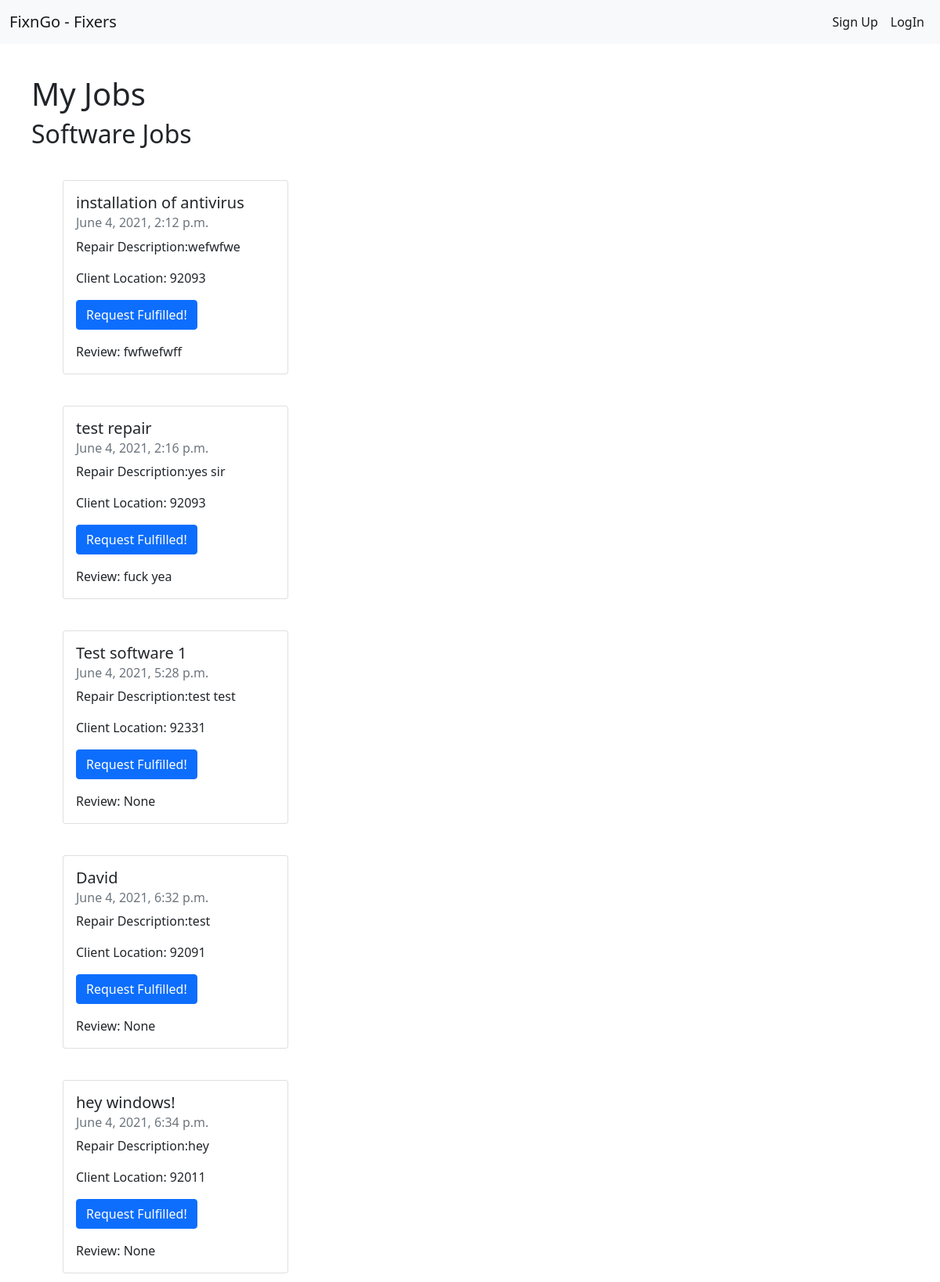
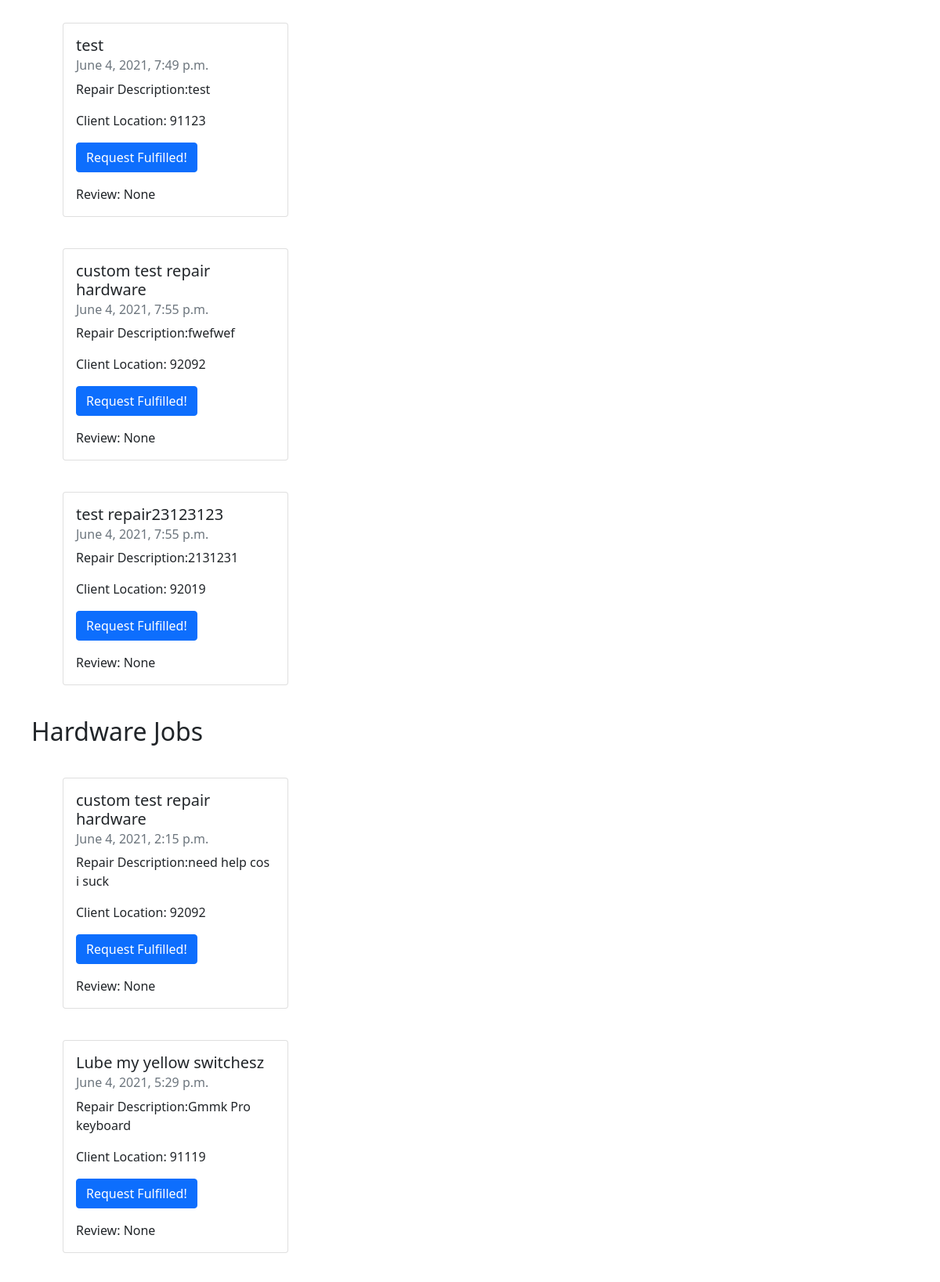
Screenshot of /jobs/ (upper part) with the database file from the repository (2 pictures, top to bottom).
### fixngo/models.py (models this page shows, shortened)
class s_RepairRequest(models.Model):
    Macos = 'MacOS'
    windows = 'windows'
    linux = 'linux'
    types = [
        (Macos, 'MacOS'),
        (windows, 'Windows'),
        (linux, 'Linux')
    ]
    repair_name = models.CharField(max_length=50)
    Customer = models.ForeignKey(User, on_delete=CASCADE)
    description = models.TextField(max_length=200, blank = True)
    pub_date = models.DateTimeField('Date Created')
    is_taken = models.BooleanField(default=False, null=True)
    is_Fixed = models.BooleanField(default=False, null=True)
    review = models.CharField(max_length=50, default="None")
    operating_system = models.CharField(
        max_length=15,
        choices = types,
        default = windows
    )
    customer_postalCode = models.IntegerField()
    class Meta:
        verbose_name = ('Software Repair Request')
        verbose_name_plural = ('Software Repair Requests')

class h_RepairRequest(models.Model):
    repair_name = models.CharField(max_length=50)
    Customer = models.ForeignKey(User, on_delete=CASCADE)
    description = models.TextField(max_length=200, blank = True)
    device = models.CharField(max_length=50)
    pub_date = models.DateTimeField('Date Created')
    is_taken = models.BooleanField(default=False, null=True)
    is_Fixed = models.BooleanField(default=False, null=True)
    review = models.CharField(max_length=50, default="None")
    customer_postalCode = models.IntegerField()
    class Meta:
        verbose_name = ('Hardware Repair Request')
        verbose_name_plural = ('Hardware Repair Requests')

### Fixers/views.py (the view)
# urls.py: path('jobs/', views.jobs, name='job list'),
def jobs(request):
    s = s_RepairRequest.objects.filter(is_taken = True)
    h = h_RepairRequest.objects.filter(is_taken = True)
    return render(request, 'Fixers/jobs.html', {'software': s, 'hardware': h})

### Fixers/templates/Fixers/jobs.html
{% extends 'Fixers/base.html' %}
{% block content %}
<main style="margin: 5vh;">
    <h1>My Jobs</h1>
    <section class="software">
        {%if software%}
        <h2>Software Jobs</h2>
        {% for request in software %}
        <div class="card" style="width: 18rem; margin: 5vh;">
            <div class="card-body">
            <h5 class="card-title">{{request.repair_name}}</h5>
            <h6 class="card-subtitle mb-2 text-muted">{{request.pub_date}}</h6>
            <p class="card-text">Repair Description:{{request.description}}</p>
            <p class="card-text">Client Location: {{request.customer_postalCode}}</p>
            {% if request.is_Fixed%}
            <p class="btn btn-primary">Request Fulfilled!</p>
            <p class="card-text">Review: {{request.review}}</p>
            {% else %}
            <a href="/finishSoftJob/{{request.id}}" class="btn btn-primary">List as done</a>
            {% endif %}
            </div>
        </div>
        {% endfor %}
        {% endif %}
    </section>
    <section class="hardware">
        {%if hardware%}
        <h2>Hardware Jobs</h2>
        {% for request in hardware %}
        <div class="card" style="width: 18rem; margin: 5vh;">
            <div class="card-body">
            <h5 class="card-title">{{request.repair_name}}</h5>
            <h6 class="card-subtitle mb-2 text-muted">{{request.pub_date}}</h6>
            <p class="card-text">Repair Description:{{request.description}}</p>
            <p class="card-text">Client Location: {{request.customer_postalCode}}</p>
            {% if request.is_Fixed%}
            <p class="btn btn-primary">Request Fulfilled!</p>
            <p class="card-text">Review: {{request.review}}</p>
            {% else %}
            <a href="/finishHardJob/{{request.id}}" class="btn btn-primary">List as done</a>
            {% endif %}
            </div>
        </div>
        {% endfor %}
        {% endif %}
    </section>
</main>
{% endblock %}

### rows the page displays
s_RepairRequest: repair_name "installation of antivirus", pub_date "June 4, 2021, 2:12 p.m.", description "wefwfwe", customer_postalCode "92093", review "fwfwefwff"
s_RepairRequest: repair_name "test repair", pub_date "June 4, 2021, 2:16 p.m.", description "yes sir", customer_postalCode "92093", review "fuck yea"
s_RepairRequest: repair_name "Test software 1", pub_date "June 4, 2021, 5:28 p.m.", description "test test", customer_postalCode "92331", review "None"
s_RepairRequest: repair_name "David", pub_date "June 4, 2021, 6:32 p.m.", description "test", customer_postalCode "92091", review "None"
s_RepairRequest: repair_name "hey windows!", pub_date "June 4, 2021, 6:34 p.m.", description "hey", customer_postalCode "92011", review "None"
s_RepairRequest: repair_name "test", pub_date "June 4, 2021, 7:49 p.m.", description "test", customer_postalCode "91123", review "None"
s_RepairRequest: repair_name "custom test repair hardware", pub_date "June 4, 2021, 7:55 p.m.", description "fwefwef", customer_postalCode "92092", review "None"
s_RepairRequest: repair_name "test repair23123123", pub_date "June 4, 2021, 7:55 p.m.", description "2131231", customer_postalCode "92019", review "None"
h_RepairRequest: repair_name "custom test repair hardware", pub_date "June 4, 2021, 2:15 p.m.", description "need help cos i suck", customer_postalCode "92092", review "None"
h_RepairRequest: repair_name "Lube my yellow switchesz", pub_date "June 4, 2021, 5:29 p.m.", description "Gmmk Pro keyboard", customer_postalCode "91119", review "None"
